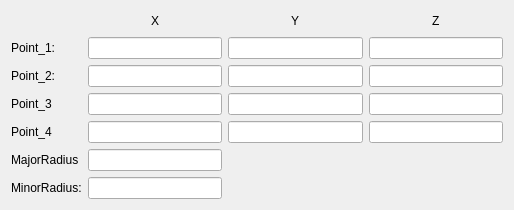
<?xml version="1.0" encoding="UTF-8"?>
<ui version="4.0">
 <class>Form</class>
 <widget class="QWidget" name="Form">
  <property name="geometry">
   <rect>
    <x>0</x>
    <y>0</y>
    <width>514</width>
    <height>196</height>
   </rect>
  </property>
  <property name="windowTitle">
   <string>Form</string>
  </property>
  <layout class="QHBoxLayout" name="horizontalLayout">
   <item>
    <layout class="QGridLayout" name="gridLayout">
     <item row="0" column="3">
      <spacer name="horizontalSpacer_2">
       <property name="orientation">
        <enum>Qt::Horizontal</enum>
       </property>
       <property name="sizeHint" stdset="0">
        <size>
         <width>40</width>
         <height>20</height>
        </size>
       </property>
      </spacer>
     </item>
     <item row="0" column="4">
      <spacer name="horizontalSpacer_3">
       <property name="orientation">
        <enum>Qt::Horizontal</enum>
       </property>
       <property name="sizeHint" stdset="0">
        <size>
         <width>40</width>
         <height>20</height>
        </size>
       </property>
      </spacer>
     </item>
     <item row="0" column="5">
      <widget class="QLabel" name="label_y2">
       <property name="text">
        <string>Y</string>
       </property>
      </widget>
     </item>
     <item row="0" column="6">
      <spacer name="horizontalSpacer_4">
       <property name="orientation">
        <enum>Qt::Horizontal</enum>
       </property>
       <property name="sizeHint" stdset="0">
        <size>
         <width>40</width>
         <height>20</height>
        </size>
       </property>
      </spacer>
     </item>
     <item row="0" column="7">
      <spacer name="horizontalSpacer_5">
       <property name="orientation">
        <enum>Qt::Horizontal</enum>
       </property>
       <property name="sizeHint" stdset="0">
        <size>
         <width>40</width>
         <height>20</height>
        </size>
       </property>
      </spacer>
     </item>
     <item row="0" column="9">
      <spacer name="horizontalSpacer_6">
       <property name="orientation">
        <enum>Qt::Horizontal</enum>
       </property>
       <property name="sizeHint" stdset="0">
        <size>
         <width>40</width>
         <height>20</height>
        </size>
       </property>
      </spacer>
     </item>
     <item row="0" column="8">
      <widget class="QLabel" name="label_z2">
       <property name="text">
        <string>Z</string>
       </property>
      </widget>
     </item>
     <item row="0" column="1">
      <spacer name="horizontalSpacer">
       <property name="orientation">
        <enum>Qt::Horizontal</enum>
       </property>
       <property name="sizeHint" stdset="0">
        <size>
         <width>40</width>
         <height>20</height>
        </size>
       </property>
      </spacer>
     </item>
     <item row="0" column="2">
      <widget class="QLabel" name="label_x2">
       <property name="text">
        <string>X</string>
       </property>
      </widget>
     </item>
     <item row="2" column="0">
      <widget class="QLabel" name="label_2">
       <property name="text">
        <string>Point_2:</string>
       </property>
      </widget>
     </item>
     <item row="1" column="0">
      <widget class="QLabel" name="label">
       <property name="text">
        <string>Point_1:</string>
       </property>
      </widget>
     </item>
     <item row="1" column="4" colspan="3">
      <widget class="QLineEdit" name="lineEdit_point1y"/>
     </item>
     <item row="1" column="7" colspan="3">
      <widget class="QLineEdit" name="lineEdit_point1z"/>
     </item>
     <item row="1" column="1" colspan="3">
      <widget class="QLineEdit" name="lineEdit_point1x"/>
     </item>
     <item row="2" column="1" colspan="3">
      <widget class="QLineEdit" name="lineEdit_point2x"/>
     </item>
     <item row="2" column="4" colspan="3">
      <widget class="QLineEdit" name="lineEdit_point2y"/>
     </item>
     <item row="3" column="0">
      <widget class="QLabel" name="label_3">
       <property name="text">
        <string>Point_3</string>
       </property>
      </widget>
     </item>
     <item row="3" column="1" colspan="3">
      <widget class="QLineEdit" name="lineEdit_point3x"/>
     </item>
     <item row="2" column="7" colspan="3">
      <widget class="QLineEdit" name="lineEdit_point2z"/>
     </item>
     <item row="4" column="0">
      <widget class="QLabel" name="label_4">
       <property name="text">
        <string>Point_4</string>
       </property>
      </widget>
     </item>
     <item row="4" column="1" colspan="3">
      <widget class="QLineEdit" name="lineEdit_point4x"/>
     </item>
     <item row="5" column="0">
      <widget class="QLabel" name="label_5">
       <property name="text">
        <string>MajorRadius</string>
       </property>
      </widget>
     </item>
     <item row="6" column="0">
      <widget class="QLabel" name="label_6">
       <property name="text">
        <string>MinorRadius:</string>
       </property>
      </widget>
     </item>
     <item row="5" column="1" colspan="3">
      <widget class="QLineEdit" name="lineEdit_radius_major"/>
     </item>
     <item row="6" column="1" colspan="3">
      <widget class="QLineEdit" name="lineEdit_radius_minor"/>
     </item>
     <item row="4" column="4" colspan="3">
      <widget class="QLineEdit" name="lineEdit_point4y"/>
     </item>
     <item row="3" column="4" colspan="3">
      <widget class="QLineEdit" name="lineEdit_point3y"/>
     </item>
     <item row="3" column="7" colspan="3">
      <widget class="QLineEdit" name="lineEdit_point3z"/>
     </item>
     <item row="4" column="7" colspan="3">
      <widget class="QLineEdit" name="lineEdit_point4z"/>
     </item>
    </layout>
   </item>
  </layout>
 </widget>
 <tabstops>
  <tabstop>lineEdit_point1x</tabstop>
  <tabstop>lineEdit_point1y</tabstop>
  <tabstop>lineEdit_point1z</tabstop>
  <tabstop>lineEdit_point2x</tabstop>
  <tabstop>lineEdit_point2y</tabstop>
  <tabstop>lineEdit_point2z</tabstop>
  <tabstop>lineEdit_point3x</tabstop>
  <tabstop>lineEdit_point3y</tabstop>
  <tabstop>lineEdit_point3z</tabstop>
  <tabstop>lineEdit_point4x</tabstop>
  <tabstop>lineEdit_point4y</tabstop>
  <tabstop>lineEdit_point4z</tabstop>
  <tabstop>lineEdit_radius_major</tabstop>
  <tabstop>lineEdit_radius_minor</tabstop>
 </tabstops>
 <resources/>
 <connections/>
</ui>
